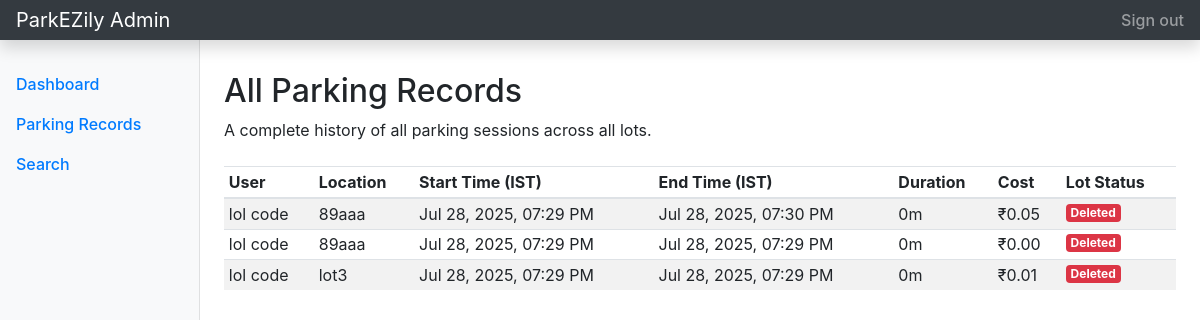
Page /admin/records (signed in) on the committed database.
### tables this page shows
CREATE TABLE reservation (
        id INTEGER PRIMARY KEY AUTOINCREMENT,
        user_id INTEGER NOT NULL,
        spot_id INTEGER,
        start_time DATETIME NOT NULL,
        end_time DATETIME,
        total_cost REAL,
        FOREIGN KEY (user_id) REFERENCES users(id),
        FOREIGN KEY (spot_id) REFERENCES parking_spot(id) ON DELETE SET NULL
    );

CREATE TABLE users (
        id INTEGER PRIMARY KEY AUTOINCREMENT,
        name TEXT NOT NULL,
        email TEXT UNIQUE NOT NULL,
        password TEXT NOT NULL,
        role TEXT NOT NULL CHECK(role IN ('admin', 'user'))
    );

CREATE TABLE parking_lot (
        id INTEGER PRIMARY KEY AUTOINCREMENT,
        location_name TEXT NOT NULL,
        address TEXT NOT NULL,
        price_per_hour REAL NOT NULL,
        pin_code TEXT NOT NULL,
        max_spots INTEGER NOT NULL,
        status TEXT NOT NULL DEFAULT 'active'
    );

### controllers/admin.py (the view)
@adm_bp.route('/admin/records')
@login_req
def records():
    db = get_db()
    raw_recs = db.execute(
        '''
        SELECT u.name, p.location_name, p.status as lot_status, r.start_time, r.end_time, r.total_cost
        FROM reservation r JOIN users u ON r.user_id = u.id
        LEFT JOIN parking_spot ps ON r.spot_id = ps.id
        LEFT JOIN parking_lot p ON ps.lot_id = p.id
        ORDER BY r.start_time DESC
        '''
    ).fetchall()
    proc_recs = []
    for rec in raw_recs:
        rec_dict = dict(rec)
        rec_dict['duration'] = format_duration(rec['start_time'], rec['end_time'])
        rec_dict['start_ist'] = format_ist(rec['start_time'])
        rec_dict['end_ist'] = format_ist(rec['end_time'])
        proc_recs.append(rec_dict)
    db.close()
    return render_template('admin/records.html', records=proc_recs)

### controllers/admin.py (called while the page is built)
def get_db():
    db = sqlite3.connect(DB_FILE)
    db.row_factory = sqlite3.Row
    return db

def login_req(f):
    @wraps(f)
    def wrapper(*args, **kwargs):
        if 'user_role' not in session or session['user_role'] != 'admin':
            flash('Admin access is required.', 'danger')
            return redirect(url_for('auth.login'))
        return f(*args, **kwargs)
    return wrapper

### controllers/utils.py (called while the page is built)
def format_duration(start, end):
    if not start or not end: return "N/A"
    try:
        start_dt = datetime.strptime(start, '%Y-%m-%d %H:%M:%S.%f')
        end_dt = datetime.strptime(end, '%Y-%m-%d %H:%M:%S.%f')
    except ValueError:
        start_dt = datetime.strptime(start, '%Y-%m-%d %H:%M:%S')
        end_dt = datetime.strptime(end, '%Y-%m-%d %H:%M:%S')
    delta = end_dt - start_dt
    hrs, rem = divmod(delta.seconds, 3600)
    mins, _ = divmod(rem, 60)
    if delta.days > 0: return f"{delta.days}d {hrs}h"
    if hrs > 0: return f"{hrs}h {mins}m"
    return f"{mins}m"

def format_ist(utc_dt_str):
    if not utc_dt_str: return "N/A"
    try:
        utc_dt = datetime.strptime(utc_dt_str, '%Y-%m-%d %H:%M:%S.%f')
    except ValueError:
        utc_dt = datetime.strptime(utc_dt_str, '%Y-%m-%d %H:%M:%S')
    utc_dt = pytz.utc.localize(utc_dt)
    ist_dt = utc_dt.astimezone(IST)
    return ist_dt.strftime('%b %d, %Y, %I:%M %p')

### templates/admin/records.html (shortened to what this page needs)
{% extends 'admin/admin_base.html' %}
{% block admin_main %}
<h1 class="h2">All Parking Records</h1>
<p>A complete history of all parking sessions across all lots.</p>
<div class="table-responsive mt-4">
    <table class="table table-striped table-sm">
        <thead>
            <tr>
                <th>User</th>
                <th>Location</th>
                <th>Start Time (IST)</th>
                <th>End Time (IST)</th>
                <th>Duration</th>
                <th>Cost</th>
                <th>Lot Status</th>
            </tr>
        </thead>
        <tbody>
            {% for rec in records %}
            <tr>
                <td>{{ rec.name }}</td>
                <td>{{ rec.location_name or 'N/A' }}</td>
                <td>{{ rec.start_ist }}</td>
                <td>{{ rec.end_ist if rec.end_time else 'Active' }}</td>
                <td>{{ rec.duration }}</td>
                <td>₹{{ "%.2f"|format(rec.total_cost) if rec.total_cost is not none else 'N/A' }}</td>
                <td>
                    {% if rec.lot_status == 'deleted' %}
                        <span class="badge badge-danger">Deleted</span>
                    {% elif rec.lot_status == 'active' %}
                        <span class="badge badge-success">Active</span>
                    {% else %}
                        <span class="badge badge-secondary">N/A</span>
                    {% endif %}
                </td>
            </tr>
            {% else %}
            <tr>
                <td colspan="7" class="text-center">No parking records found.</td>
            </tr>
            {% endfor %}
        </tbody>
    </table>
</div>
{% endblock %}

### rows in the picture
reservation: name "lol code", location_name "89aaa", start_ist "Jul 28, 2025, 07:29 PM", end_time "Jul 28, 2025, 07:30 PM", duration "0m", total_cost "0.05"
reservation: name "lol code", location_name "89aaa", start_ist "Jul 28, 2025, 07:29 PM", end_time "Jul 28, 2025, 07:29 PM", duration "0m", total_cost "0.00"
reservation: name "lol code", location_name "lot3", start_ist "Jul 28, 2025, 07:29 PM", end_time "Jul 28, 2025, 07:29 PM", duration "0m", total_cost "0.01"
